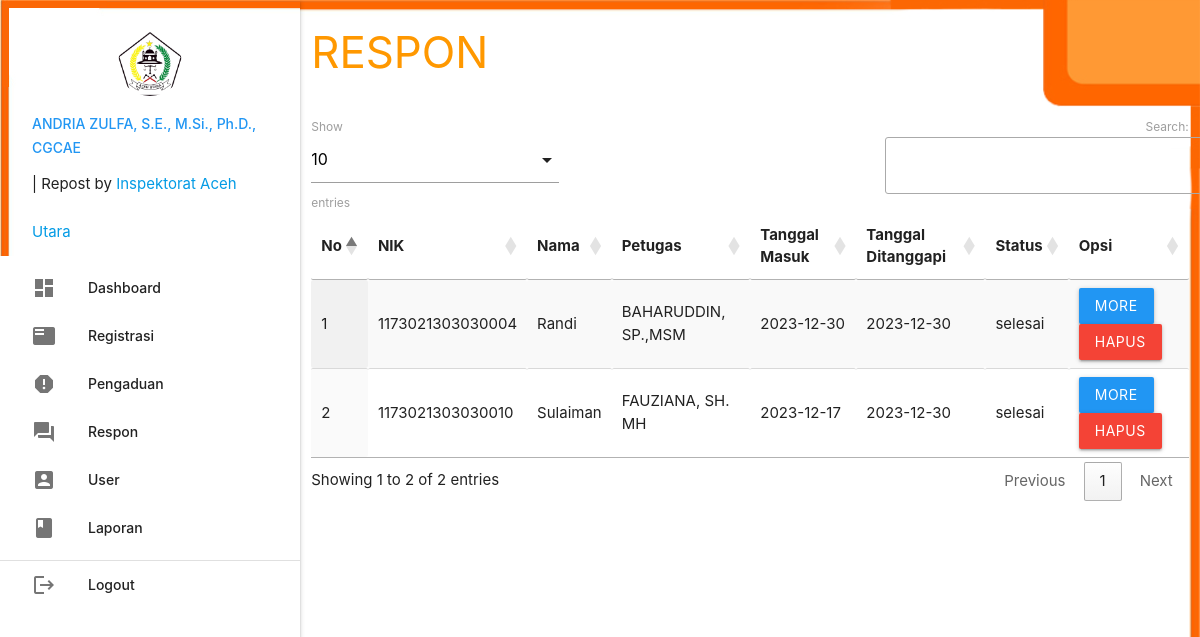
Page /admin/index.php?p=respon (signed in) on the committed database.
### tables this page shows
CREATE TABLE `pengaduan` (
  `id_pengaduan` int(5) NOT NULL,
  `tgl_pengaduan` varchar(20) NOT NULL,
  `nik` varchar(16) NOT NULL,
  `isi_laporan` text NOT NULL,
  `foto` varchar(255) NOT NULL,
  `status` enum('proses','selesai','ditolak') DEFAULT NULL
);

CREATE TABLE `masyarakat` (
  `nik` varchar(16) NOT NULL,
  `nama` varchar(35) NOT NULL,
  `username` varchar(25) NOT NULL,
  `password` varchar(255) NOT NULL,
  `telp` varchar(13) NOT NULL
);

CREATE TABLE `petugas` (
  `id_petugas` int(5) NOT NULL,
  `nama_petugas` varchar(255) NOT NULL,
  `username` varchar(30) NOT NULL,
  `password` varchar(255) NOT NULL,
  `telp_petugas` varchar(13) NOT NULL,
  `level` enum('admin','petugas') NOT NULL
);

CREATE TABLE `tanggapan` (
  `id_tanggapan` int(5) NOT NULL,
  `id_pengaduan` int(5) NOT NULL,
  `tgl_tanggapan` varchar(20) NOT NULL,
  `tanggapan` text NOT NULL,
  `id_petugas` int(5) NOT NULL
);

### admin/respon.php (the view, shortened to what this page needs)
       <div class="row">
         <div class="col s12 m9">
           <h3 class="orange-text">RESPON</h3>
         </div>
       </div>
       <table id="example" class="display responsive-table" style="width:100%">
         <thead>
             <tr>
			<th>No</th>
			<th>NIK</th>
			<th>Nama</th>
			<th>Petugas</th>
			<th>Tanggal Masuk</th>
			<th>Tanggal Ditanggapi</th>
			<th>Status</th>
			<th>Opsi</th>
             </tr>
         </thead>
         <tbody>
<?php
	$no=1;
	$query = mysqli_query($koneksi,"SELECT * FROM pengaduan INNER JOIN masyarakat ON pengaduan.nik=masyarakat.nik INNER JOIN tanggapan ON pengaduan.id_pengaduan=tanggapan.id_pengaduan INNER JOIN petugas ON tanggapan.id_petugas=petugas.id_petugas ORDER BY tanggapan.id_pengaduan DESC");
	while ($r=mysqli_fetch_assoc($query)) { ?>
	<tr>
		<td><?php echo $no++; ?></td>
		<td><?php echo $r['nik']; ?></td>
		<td><?php echo $r['nama']; ?></td>
		<td><?php echo $r['nama_petugas']; ?></td>
		<td><?php echo $r['tgl_pengaduan']; ?></td>
		<td><?php echo $r['tgl_tanggapan']; ?></td>
		<td><?php echo $r['status']; ?></td>
		<td><a class="btn blue modal-trigger" href="#more?id_tanggapan=<?php echo $r['id_tanggapan'] ?>">More</a> <a class="btn red" onclick="return confirm('Anda Yakin Ingin Menghapus Y/N')" href="index.php?p=tanggapan_hapus&id_tanggapan=<?php echo $r['id_tanggapan'] ?>">Hapus</a></td>
	</tr>
           <?php  }
            ?>
         </tbody>
       </table>

### admin/index.php (shortened to what this page needs)
<?php
	include '../conn/koneksi.php';
 ?>
  <!DOCTYPE html>
  <html>
    <head>
      <link type="text/css" rel="stylesheet" href="../css/materialize.min.css"  media="screen,projection"/>
      <link rel="stylesheet" href="https://cdnjs.cloudflare.com/ajax/libs/materialize/1.0.0/css/materialize.min.css">
      <link rel="stylesheet" type="text/css" href="https://cdn.datatables.net/1.10.19/css/jquery.dataTables.css">
    </head>
    <body style="background:url(../img/bg.jpg); background-size: cover;">
    <div class="row">
      <div class="col s12 m3">
          <ul id="slide-out" class="sidenav sidenav-fixed">
              <li>
                  <div class="user-view">
                      <div class="background">
                          <img src="../img/bg.jpg">
                      </div>
                      <a href="#user"><center><img class="circle" src="LOGO ACEH UTARA.png"></a></center>
                      <a href="https://www.instagram.com/andrea_zulfa?utm_source=ig_web_button_share_sheet&igsh=OGQ5ZDc2ODk2ZA=="><span class="blue-text name"><?php echo ucwords($_SESSION['data']['nama_petugas']); ?></span></a> | Repost by <a href='https://inspektorat.acehutara.go.id/' title='Inspektorat Aceh Utara' target='_blank'>Inspektorat Aceh Utara</a>
                  </div>
              </li>
              <li><a href="index.php?p=dashboard"><i class="material-icons">dashboard</i>Dashboard</a></li>
              <li><a href="index.php?p=registrasi"><i class="material-icons">featured_play_list</i>Registrasi</a></li>
              <li><a href="index.php?p=pengaduan"><i class="material-icons">report</i>Pengaduan</a></li>
              <li><a href="index.php?p=respon"><i class="material-icons">question_answer</i>Respon</a></li>
              <li><a href="index.php?p=user"><i class="material-icons">account_box</i>User</a></li>
              <li><a href="index.php?p=laporan"><i class="material-icons">book</i>Laporan</a></li>
              <li>
                  <div class="divider"></div>
              </li>
              <li><a class="waves-effect" href="../index.php?p=logout"><i class="material-icons">logout</i>Logout</a></li>
          </ul>
          <a href="#" data-target="slide-out" class="btn sidenav-trigger"><i class="material-icons">menu</i></a>
      </div>
      <div class="col s12 m9">
	<?php
		if(@$_GET['p']==""){
			include_once 'dashboard.php';
		}
		elseif(@$_GET['p']=="dashboard"){
			include_once 'dashboard.php';
		}
		elseif(@$_GET['p']=="registrasi"){
			include_once 'registrasi.php';
		}
		elseif(@$_GET['p']=="regis_hapus"){
			$query = mysqli_query($koneksi,"DELETE FROM masyarakat WHERE nik='".$_GET['nik']."'");
			if($query){
				header('location:index.php?p=registrasi');
			}
		}
		elseif(@$_GET['p']=="pengaduan"){
			include_once 'pengaduan.php';
		}
		elseif(@$_GET['p']=="more"){
			include_once 'more.php';
		}
		elseif(@$_GET['p']=="respon"){
			include_once 'respon.php';
		}
		elseif(@$_GET['p']=="tanggapan_hapus"){
			$query = mysqli_query($koneksi,"DELETE FROM tanggapan WHERE id_tanggapan='".$_GET['id_tanggapan']."'");
			if($query){
				header('location:index.php?p=respon');
			}
		}
		elseif(@$_GET['p']=="user"){
			include_once 'user.php';
		}
		elseif(@$_GET['p']=="user_input"){
			include_once 'user_input.php';
		}
		elseif(@$_GET['p']=="user_edit"){
			include_once 'user_edit.php';
		}
		elseif(@$_GET['p']=="user_hapus"){
			$query = mysqli_query($koneksi,"DELETE FROM petugas WHERE id_petugas='".$_GET['id_petugas']."'");
			if($query){
				header('location:index.php?p=user');
			}
		}
		elseif(@$_GET['p']=="laporan"){
			include_once 'laporan.php';
		}
	 ?>
      </div>
    </div>
    </body>
  </html>

### rows in the picture
pengaduan: masyarakat.nik "1173021303030004", masyarakat.nama "Randi", petugas.nama_petugas "BAHARUDDIN, SP.,MSM", tgl_pengaduan "2023-12-30", tanggapan.tgl_tanggapan "2023-12-30", status "selesai"
pengaduan: masyarakat.nik "1173021303030010", masyarakat.nama "Sulaiman", petugas.nama_petugas "FAUZIANA, SH. MH", tgl_pengaduan "2023-12-17", tanggapan.tgl_tanggapan "2023-12-30", status "selesai"

### other values in the picture
$_SESSION['data']['nama_petugas'] "ANDRIA ZULFA, S.E., M.Si., Ph.D., CGCAE"
